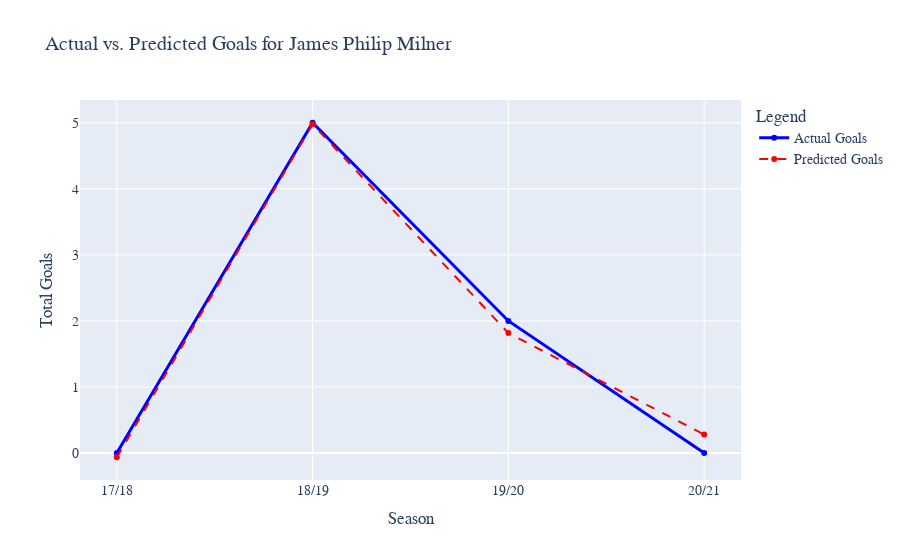

Source (notebook cell):
### Code cell
import pandas as pd
import numpy as np
from sklearn.preprocessing import MinMaxScaler
from tensorflow.keras.models import Sequential
from tensorflow.keras.layers import LSTM, Dense
import plotly.graph_objects as go

# --- 1. Load and Prepare the Final Dataset ---
try:
    df_perf = pd.read_csv('Full Dataset (league standings with players stats).csv')
    df_perf = df_perf.loc[:, ~df_perf.columns.str.contains('^Unnamed')]
    df_perf['fullname'] = df_perf['firstname'] + ' ' + df_perf['lastname']
    player_name = "James Philip Milner"
    df_player = df_perf[df_perf['fullname'] == player_name].copy()
    df_player = df_player.sort_values('season').dropna(subset=['totalGoals', 'goalAssists', 'totalShots'])
    print(f"✅ Data prepared for {player_name}")
except FileNotFoundError:
    print("❌ File not found.")
    exit()

# --- 2. Create the Full Time-Series ---
features = ['totalGoals', 'goalAssists', 'totalShots']
target = 'totalGoals'
lookback = 2
X, y = [], []
for i in range(lookback, len(df_player)):
    X.append(df_player[features].iloc[i-lookback:i].values)
    y.append(df_player[target].iloc[i])

X = np.array(X)
y = np.array(y)

# --- 3. Train the Champion Model (LSTM) on ALL Data ---
print("\n--- Training final LSTM model on all available data... ---")
scaler_X = MinMaxScaler(feature_range=(0, 1)); scaler_y = MinMaxScaler(feature_range=(0, 1))
X_scaled = scaler_X.fit_transform(X.reshape(-1, X.shape[2])).reshape(X.shape)
y_scaled = scaler_y.fit_transform(y.reshape(-1, 1))

final_lstm_model = Sequential([
    LSTM(units=50, return_sequences=True, input_shape=(X.shape[1], X.shape[2])),
    LSTM(units=50),
    Dense(units=1)
])
final_lstm_model.compile(optimizer='adam', loss='mean_squared_error')
final_lstm_model.fit(X_scaled, y_scaled, epochs=100, batch_size=1, verbose=0)
print("✅ Final model trained.")

# --- 4. Generate Predictions to Visualize ---
# We will "predict" on the training data to see how well the model learned the patterns
predictions_scaled = final_lstm_model.predict(X_scaled)
predictions = scaler_y.inverse_transform(predictions_scaled)

# --- 5. Create the Interactive Plot with Plotly ---
# Get the seasons for the x-axis label
seasons = df_player['season'].iloc[lookback:].tolist()

fig = go.Figure()

# Add the 'Actual Goals' line
fig.add_trace(go.Scatter(
    x=seasons, 
    y=y.flatten(),
    mode='lines+markers',
    name='Actual Goals',
    line=dict(color='blue', width=3)
))

# Add the 'Predicted Goals' line
fig.add_trace(go.Scatter(
    x=seasons, 
    y=predictions.flatten(),
    mode='lines+markers',
    name='Predicted Goals',
    line=dict(color='red', dash='dash')
))

fig.update_layout(
    title=f"Actual vs. Predicted Goals for {player_name}",
    xaxis_title="Season",
    yaxis_title="Total Goals",
    legend_title="Legend",
    font=dict(family="Arial, sans-serif", size=14)
)

fig.show()

### Figure 1 — Plotly figure (JSON) as saved in the notebook; plotly's stock layout.template omitted (floating-point values rounded to 4 significant figures)
{"data": [{"line": {"color": "blue", "width": 3}, "mode": "lines+markers", "name": "Actual Goals", "type": "scatter", "x": ["17/18", "18/19", "19/20", "20/21"], "y": [0.0, 5.0, 2.0, 0.0]}, {"line": {"color": "red", "dash": "dash"}, "mode": "lines+markers", "name": "Predicted Goals", "type": "scatter", "x": ["17/18", "18/19", "19/20", "20/21"], "y": [-0.06308, 4.978, 1.816, 0.2808]}], "layout": {"font": {"family": "Arial, sans-serif", "size": 14}, "legend": {"title": {"text": "Legend"}}, "title": {"text": "Actual vs. Predicted Goals for James Philip Milner"}, "xaxis": {"title": {"text": "Season"}}, "yaxis": {"title": {"text": "Total Goals"}}}}
